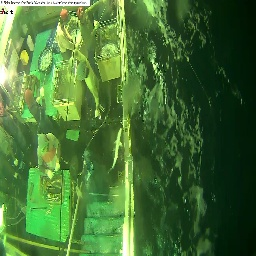
#> input picture FishDetectionFolder/train/train/SHARK/resize/img_01182.jpg, 256 x 256 px, given in place of resize, which was not available
$ python ImageRotationFolder.py   (Python 2 division)   (older library calls are emulated)
#> lines starting #> are read from the running program, lines starting #| are printed output that depends on the picture; pictures that were not available may be replaced by others from this repository, and a replacement may not be noted
from scipy import ndimage, misc
import os

def rotateImage2(image, angle):
    return ndimage.rotate(image, angle)

dirAddress = 'train/train/SHARK'
for filename in os.listdir(dirAddress):
        image = misc.imread(os.path.join(dirAddress, filename))
#> image is the input picture: shape (256, 256, 3); mean R, G, B 70, 111.8, 52.5
        image90 = rotateImage2(image, 90)
#> in rotateImage2, `return ndimage.rotate(image, angle)`:
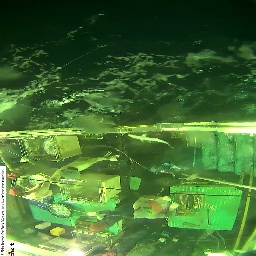
#> returned value: shape (256, 256, 3); mean of channels 0, 1, 2 70, 111.8, 52.5; drawn as R, G, B
        misc.imsave(os.path.join(dirAddress, filename)+ '90.jpg',image90)
        image180 = rotateImage2(image90, 90)
#> call 2 of rotateImage2, with angle = 90
#> in rotateImage2 (call 2), `return ndimage.rotate(image, angle)`:
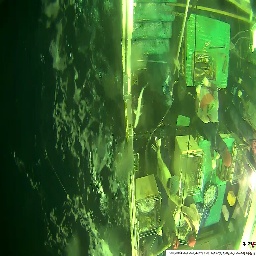
#> returned value: shape (256, 256, 3); mean of channels 0, 1, 2 70, 111.8, 52.5; drawn as R, G, B
        misc.imsave(os.path.join(dirAddress, filename)+ '180.jpg',image180)
        image270 = rotateImage2(image180, 90)
#> call 3 of rotateImage2, with angle = 90
#> in rotateImage2 (call 3), `return ndimage.rotate(image, angle)`:
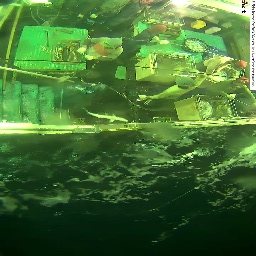
#> returned value: shape (256, 256, 3); mean of channels 0, 1, 2 70, 111.8, 52.5; drawn as R, G, B
        misc.imsave(os.path.join(dirAddress, filename)+ '270.jpg',image270)
        print 'Image: ' + filename + ' Rotated and saved'
